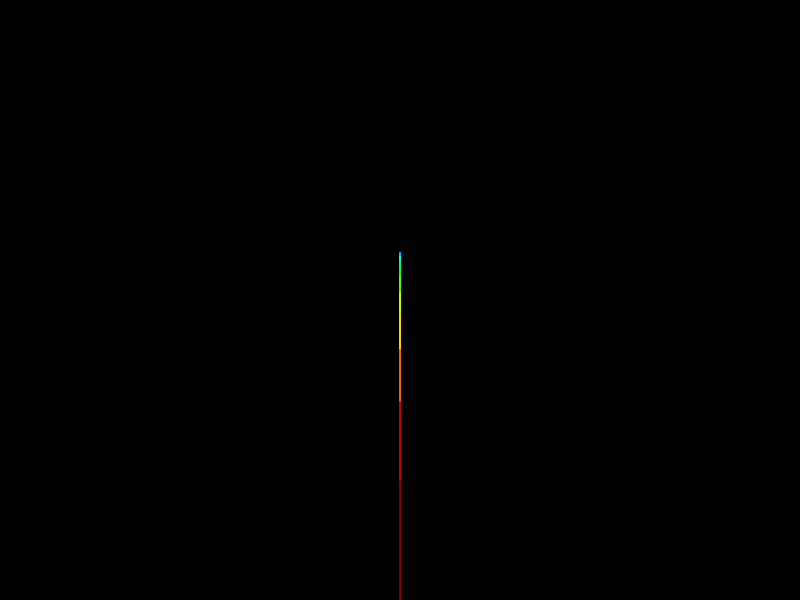
Frame 1 (no input)
Frame 60 (no input): identical to frame 1, image omitted
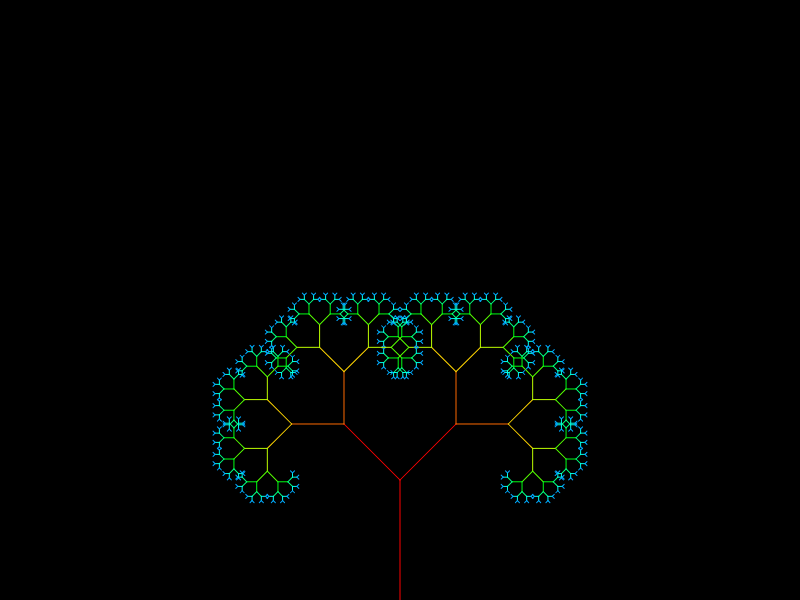
Frame 120 (the mouse pressed at the canvas centre since frame 60)

The p5.js sketch that drew these frames (run headless with seeded random() and noise() and a simulated clock; from frame 60 on, the mouse is pressed at the canvas centre):

// p5.js sketch
// ── sketch.js
let angle;
//AkbarFarmaSanto-S1TIS210408-KOMGRAF
function setup() {
  createCanvas(800, 600);
  colorMode(HSB);
  angleMode(DEGREES);
}

function draw() {
  background(0);

  // Hitung sudut berdasarkan posisi mouse, maksimal 90 derajat
  angle = (mouseX / width) * 90;
  angle = min(angle, 90);

  // Mulai pohon dari bagian bawah layar
  translate(width / 2, height);

  // Gambarlah garis 120 piksel
  stroke(0, 255, 255);
  line(0, 0, 0, -120);

  // Pindah ke akhir baris
  translate(0, -120);

  // Start the recursive branching (percabangan)
  branch(120, 0);
}

function branch(h, level) {

  // Atur rona berdasarkan tingkat rekursi
  stroke(level * 25, 255, 255);

  // Setiap cabang akan berukuran 2/3 dari ukuran cabang sebelumnya
  h *= 0.66;

  // Gambarlah jika panjang cabang > 2, jika tidak, hentikan rekursi
  if (h > 2) {

    // Gambarkan cabang kanan
    push();

    // Putar berdasarkan sudut
    rotate(angle);

    // gambar garis cabang
    line(0, 0, 0, -h);

    // Pindah ke akhir cabang
    translate(0, -h);

    // Panggil cabang/branch () recursively
    branch(h, level + 1);

    // Memulihkan sistem koordinat yang tersimpan
    pop();

    // Gambar cabang kiri
    push();
    rotate(-angle);
    line(0, 0, 0, -h);
    translate(0, -h);
    branch(h, level + 1);
    pop();
  }
  //mulai pohon cabang dari kiri lalu ke kanan atau sebaliknya
}
